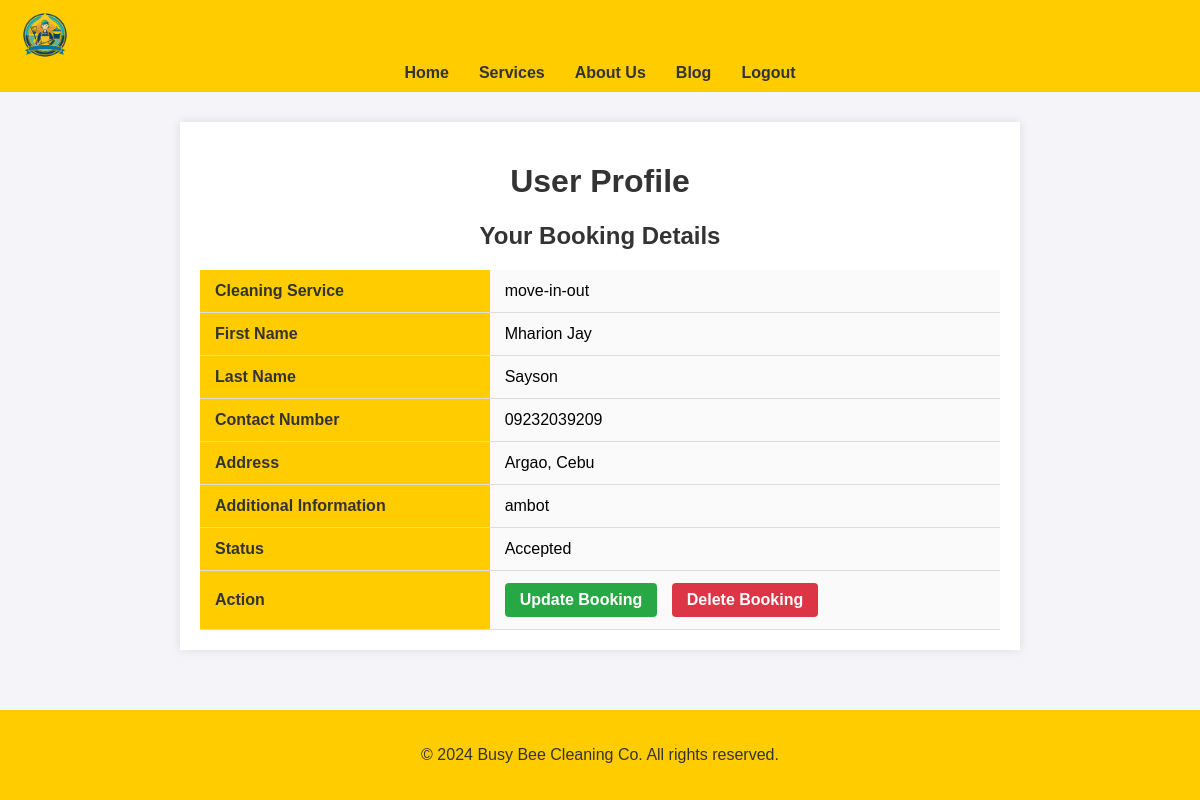
The app's page /profile/ (signed in) with its own data.
### cleaning/models.py (models this page shows, shortened)
class Booking(models.Model):
    booking_id = models.AutoField(primary_key=True, editable=False)
    CLEANING_CHOICES = [
    ('residential', 'Residential Cleaning'),
    ('commercial', 'Commercial Cleaning'),
    ('deep-cleaning', 'Deep Cleaning'),
    ('move-in-out', 'Move-in/Move-out Cleaning'),
    ('carpet-cleaning', 'Carpet Cleaning'),
    ('upholstery-cleaning', 'Upholstery Cleaning'),
    ('window-cleaning', 'Window Cleaning'),
    ('eco-friendly', 'Eco-friendly Green Cleaning'),
    ]
    PENDING = 'pending'
    CONFIRMED = 'confirmed'
    COMPLETED = 'completed'
    STATUS_CHOICES = [
        (CONFIRMED, 'Confirmed'),
        (PENDING, 'Pending'),
        (COMPLETED, 'Completed'),
    ]
    user = models.ForeignKey(User, on_delete=models.CASCADE)
    cleaning_service = models.CharField(max_length=20, choices=CLEANING_CHOICES)
    first_name = models.CharField(max_length=100)
    last_name = models.CharField(max_length=100, default='Unknown')
    contact_number = models.CharField(max_length=15)
    address = models.TextField()
    additional_info = models.TextField(blank=True, null=True)
    status = models.CharField(max_length=20, choices=STATUS_CHOICES, default=PENDING)
    created_at = models.DateTimeField(auto_now_add=True)

### cleaning/views.py (the view)
# urls.py: path('profile/', views.profile_view, name='user_profile'),
def profile_view(request):
    booking = Booking.objects.filter(user=request.user).last()  # Get the most recent booking
    return render(request, 'cleaning/user_profile.html', {'booking': booking})

### cleaning/templates/cleaning/user_profile.html (shortened to what this page needs)
<!DOCTYPE html>
<html lang="en">
<head>
    {% load static %}
    <link rel="stylesheet" href="{% static 'styles/user_profile.css' %}?100">
</head>
<body>
    <header>
        <nav>
            <img src="{% static 'image1/logo1.png' %}" class="logo" alt="Busy Bee Logo">
            <ul class="centered-menu">
                <li><a href="{% url 'u_home' %}">Home</a></li>
                <li><a href="{% url 'user_services' %}">Services</a></li>
                <li><a href="{% url 'user_about' %}">About Us</a></li>
                <li><a href="{% url 'user_blog' %}">Blog</a></li>
                <li><a href="{% url 'login' %}">Logout</a></li>
            </ul>
        </nav>
    </header>
    <div class="content">
        <h1>User Profile</h1>
        <div class="profile-info">
            <h2>Your Booking Details</h2>
            {% if booking %}
                <table>
                    <tr>
                        <th>Cleaning Service</th>
                        <td>{{ booking.cleaning_service }}</td>
                    </tr>
                    <tr>
                        <th>First Name</th>
                        <td>{{ booking.first_name }}</td>
                    </tr>
                    <tr>
                        <th>Last Name</th>
                        <td>{{ booking.last_name }}</td>
                    </tr>
                    <tr>
                        <th>Contact Number</th>
                        <td>{{ booking.contact_number }}</td>
                    </tr>
                    <tr>
                        <th>Address</th>
                        <td>{{ booking.address }}</td>
                    </tr>
                    <tr>
                        <th>Additional Information</th>
                        <td>{{ booking.additional_info }}</td>
                    </tr>
                    <tr>
                        <th>Status</th>
                        <td>{{ booking.status }}</td>
                    </tr>
                    <tr>
                        <th>Action</th>
                        <td>
                            <a href="{% url 'update_booking' booking.pk %}" class="action-btn update-btn">Update Booking</a>
                            <a href="{% url 'delete_booking' booking.pk %}" class="action-btn delete-btn" onclick="return confirm('Are you sure you want to delete this booking?');">Delete Booking</a>
                        </td>
                    </tr>
                </table>
            {% else %}
                <p>No booking found. Please make a booking.</p>
            {% endif %}
        </div>
    </div>
    <footer>
        <p>&copy; 2024 Busy Bee Cleaning Co. All rights reserved.</p>
    </footer>
</body>
</html>

### cleaning/static/styles/user_profile.css (style rules this page uses)
body { font-family: Arial, sans-serif; margin: 0; padding: 0; background-color: #f4f4f9; }
header { background-color: #ffcc00; padding: 10px 0; }
nav ul { list-style-type: none; margin: 0; padding: 0; display: flex; justify-content: center; }
nav ul li { margin: 0 15px; }
nav ul li a { text-decoration: none; color: #333; font-weight: bold; }
nav .logo { height: 50px; margin-left: 20px; }
.content { max-width: 800px; margin: 30px auto; padding: 20px; background-color: #fff; box-shadow: 0 0 10px rgba(0, 0, 0, 0.1); }
h1, h2 { color: #333; text-align: center; }
table { width: 100%; border-collapse: collapse; margin-top: 20px; font-size: 16px; }
th, td { padding: 12px 15px; text-align: left; border-bottom: 1px solid #ddd; }
th { background-color: #ffcc00; color: #333; font-weight: bold; }
td { background-color: #fafafa; }
.action-btn { display: inline-block; padding: 8px 15px; text-decoration: none; color: #fff; border-radius: 4px; font-weight: bold; margin-right: 10px; }
.update-btn { background-color: #28a745; }
.delete-btn { background-color: #dc3545; }
footer { text-align: center; padding: 20px 0; background-color: #ffcc00; color: #333; position: fixed; width: 100%; bottom: 0; }

### records on screen
Booking: cleaning_service "move-in-out", first_name "Mharion Jay", last_name "Sayson", contact_number "09232039209", address "Argao, Cebu", additional_info "ambot", status "Accepted"
